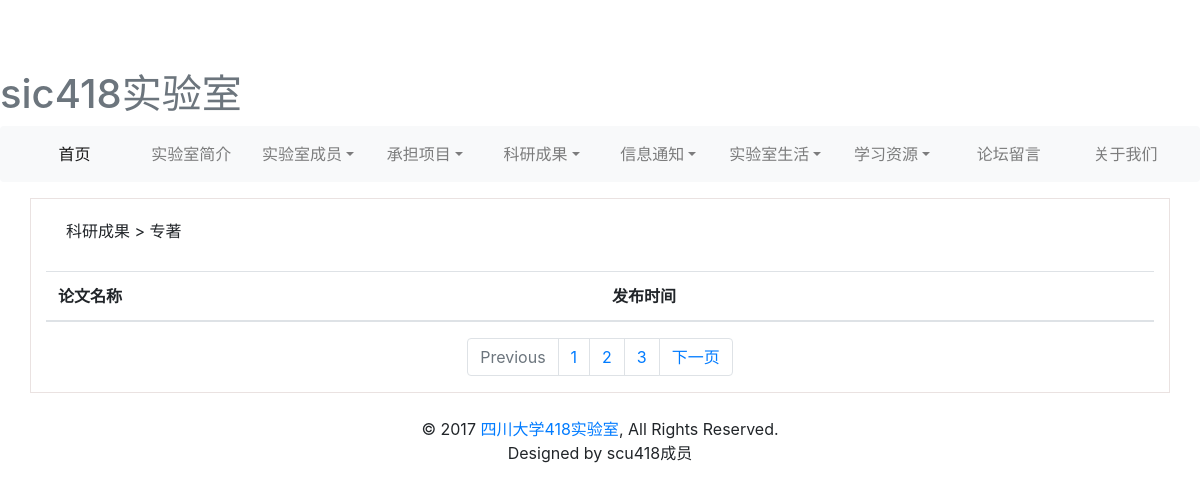
The page /lab/monographlist/ on the database as committed earlier.
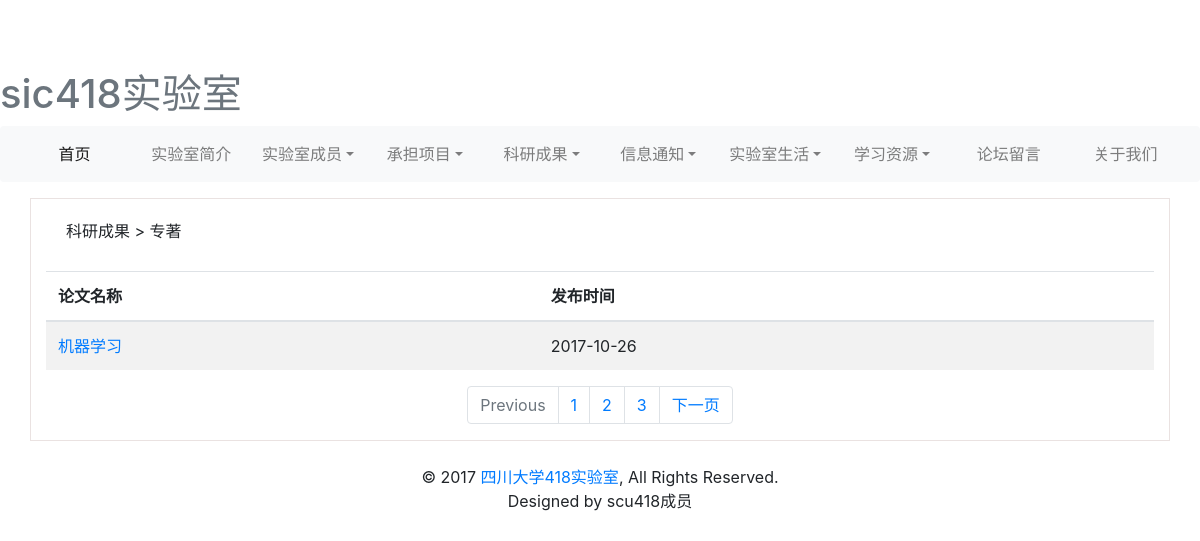
The same page on the database as committed later.
### lab/models.py (models this page shows, shortened)
class Research(models.Model):
    name = models.CharField(verbose_name=u'论文专著名称', max_length=50)
    content = models.TextField(verbose_name=u'论文专著详情')
    genre = models.CharField(verbose_name=u'科研分类', choices=(('paper', '论文'), ('monograph', '专著')),
                             null=True, max_length=30)
    thesis = models.FileField(verbose_name=u'论文文件', upload_to='thesis/', max_length=100, null=True)
    prize = models.BooleanField(verbose_name=u'是否获奖', default=False)
    time = models.DateField(verbose_name=u'论文专著发表时间')
    class Meta:
        verbose_name = u'论文专著'
        verbose_name_plural = verbose_name

### lab/views.py (the view)
def monographlist(request):
    monograph = models.Research.objects.filter(genre='monograph')
    return render(request, "achievements_in_scientific_research/monographlist.html", {'monograph': monograph})

### templates/achievements_in_scientific_research/monographlist.html (shortened to what this page needs)
{% extends 'base2.html' %}
{% block content %}
    <div style="border: solid rgba(104,52,42,0.14) 1px;" class="container table-responsive">
        <label style="padding: 20px;   ">科研成果 > 专著</label>
            <table class="table table-hover table-striped">
                <thead>
                    <tr>
                        <th>论文名称</th>
                        <th>发布时间</th>
                    </tr>
                </thead>
                <tbody  >
                    {% for m in monograph    %}
                    <tr>
                       <td> <a href=" {%  url 'lab:monographpage' m.id %} ">{{ m.name }}</a> </td>
                        <td> {{m.time|date:"Y-m-d"}}</td>
                    </tr>
                    {% endfor %}
                </tbody>
            </table>
            <nav aria-label="Page navigation example">
              <ul class="pagination justify-content-center">
                <li class="page-item disabled">
                  <a class="page-link" href="#" tabindex="-1">Previous</a>
                </li>
                <li class="page-item"><a class="page-link" href="#">1</a></li>
                <li class="page-item"><a class="page-link" href="#">2</a></li>
                <li class="page-item"><a class="page-link" href="#">3</a></li>
                <li class="page-item">
                  <a class="page-link" href="#">下一页</a>
                </li>
              </ul>
            </nav>
    </div>
{% endblock %}

Rows that differ between the two databases and show on the page:
added Research: name "机器学习", time "2017-10-26"
